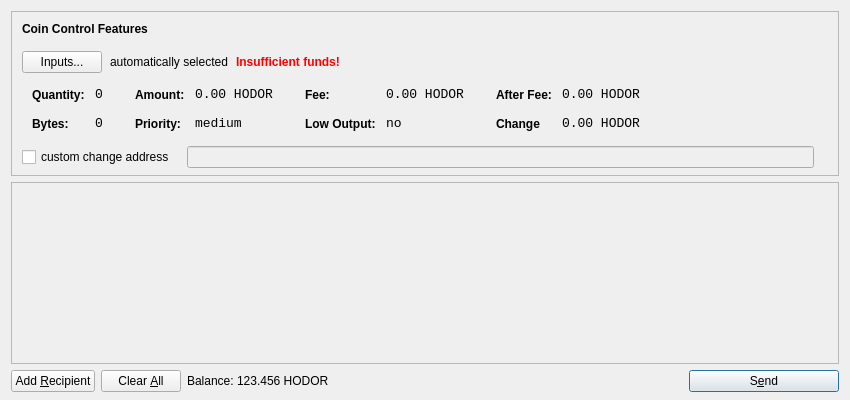
<?xml version="1.0" encoding="UTF-8"?>
<ui version="4.0">
 <class>SendCoinsDialog</class>
 <widget class="QDialog" name="SendCoinsDialog">
  <property name="geometry">
   <rect>
    <x>0</x>
    <y>0</y>
    <width>850</width>
    <height>400</height>
   </rect>
  </property>
  <property name="windowTitle">
   <string>Send Coins</string>
  </property>
  <layout class="QVBoxLayout" name="verticalLayout" stretch="0,1,0">
   <property name="bottomMargin">
    <number>8</number>
   </property>
   <item>
    <widget class="QFrame" name="frameCoinControl">
     <property name="sizePolicy">
      <sizepolicy hsizetype="Expanding" vsizetype="Expanding">
       <horstretch>0</horstretch>
       <verstretch>0</verstretch>
      </sizepolicy>
     </property>
     <property name="maximumSize">
      <size>
       <width>16777215</width>
       <height>16777215</height>
      </size>
     </property>
     <property name="frameShape">
      <enum>QFrame::StyledPanel</enum>
     </property>
     <property name="frameShadow">
      <enum>QFrame::Sunken</enum>
     </property>
     <layout class="QVBoxLayout" name="verticalLayoutCoinControl2">
      <property name="spacing">
       <number>-1</number>
      </property>
      <property name="leftMargin">
       <number>0</number>
      </property>
      <property name="topMargin">
       <number>0</number>
      </property>
      <property name="rightMargin">
       <number>0</number>
      </property>
      <property name="bottomMargin">
       <number>6</number>
      </property>
      <item>
       <layout class="QVBoxLayout" name="verticalLayoutCoinControl" stretch="0,0,0,0,1">
        <property name="spacing">
         <number>0</number>
        </property>
        <property name="leftMargin">
         <number>10</number>
        </property>
        <property name="topMargin">
         <number>10</number>
        </property>
        <item>
         <layout class="QHBoxLayout" name="horizontalLayoutCoinControl1">
          <property name="bottomMargin">
           <number>15</number>
          </property>
          <item>
           <widget class="QLabel" name="labelCoinControlFeatures">
            <property name="sizePolicy">
             <sizepolicy hsizetype="Preferred" vsizetype="Maximum">
              <horstretch>0</horstretch>
              <verstretch>0</verstretch>
             </sizepolicy>
            </property>
            <property name="font">
             <font>
              <weight>75</weight>
              <bold>true</bold>
             </font>
            </property>
            <property name="styleSheet">
             <string notr="true">font-weight:bold;</string>
            </property>
            <property name="text">
             <string>Coin Control Features</string>
            </property>
           </widget>
          </item>
         </layout>
        </item>
        <item>
         <layout class="QHBoxLayout" name="horizontalLayoutCoinControl2" stretch="0,0,0,0">
          <property name="spacing">
           <number>8</number>
          </property>
          <property name="bottomMargin">
           <number>10</number>
          </property>
          <item>
           <widget class="QPushButton" name="pushButtonCoinControl">
            <property name="styleSheet">
             <string notr="true"/>
            </property>
            <property name="text">
             <string>Inputs...</string>
            </property>
           </widget>
          </item>
          <item>
           <widget class="QLabel" name="labelCoinControlAutomaticallySelected">
            <property name="text">
             <string>automatically selected</string>
            </property>
            <property name="margin">
             <number>5</number>
            </property>
           </widget>
          </item>
          <item>
           <widget class="QLabel" name="labelCoinControlInsuffFunds">
            <property name="font">
             <font>
              <weight>75</weight>
              <bold>true</bold>
             </font>
            </property>
            <property name="styleSheet">
             <string notr="true">color:red;font-weight:bold;</string>
            </property>
            <property name="text">
             <string>Insufficient funds!</string>
            </property>
            <property name="margin">
             <number>5</number>
            </property>
           </widget>
          </item>
          <item>
           <spacer name="horizontalSpacerCoinControl">
            <property name="orientation">
             <enum>Qt::Horizontal</enum>
            </property>
            <property name="sizeHint" stdset="0">
             <size>
              <width>40</width>
              <height>1</height>
             </size>
            </property>
           </spacer>
          </item>
         </layout>
        </item>
        <item>
         <widget class="QWidget" name="widgetCoinControl" native="true">
          <property name="sizePolicy">
           <sizepolicy hsizetype="Preferred" vsizetype="Preferred">
            <horstretch>0</horstretch>
            <verstretch>0</verstretch>
           </sizepolicy>
          </property>
          <property name="minimumSize">
           <size>
            <width>0</width>
            <height>0</height>
           </size>
          </property>
          <property name="styleSheet">
           <string notr="true"/>
          </property>
          <layout class="QHBoxLayout" name="horizontalLayoutCoinControl5">
           <property name="margin">
            <number>0</number>
           </property>
           <item>
            <layout class="QHBoxLayout" name="horizontalLayoutCoinControl3" stretch="0,0,0,1">
             <property name="spacing">
              <number>20</number>
             </property>
             <property name="topMargin">
              <number>0</number>
             </property>
             <property name="bottomMargin">
              <number>10</number>
             </property>
             <item>
              <layout class="QFormLayout" name="formLayoutCoinControl1">
               <property name="horizontalSpacing">
                <number>10</number>
               </property>
               <property name="verticalSpacing">
                <number>14</number>
               </property>
               <property name="leftMargin">
                <number>10</number>
               </property>
               <property name="topMargin">
                <number>4</number>
               </property>
               <property name="rightMargin">
                <number>6</number>
               </property>
               <item row="0" column="0">
                <widget class="QLabel" name="labelCoinControlQuantityText">
                 <property name="styleSheet">
                  <string notr="true">font-weight:bold;</string>
                 </property>
                 <property name="text">
                  <string>Quantity:</string>
                 </property>
                 <property name="margin">
                  <number>0</number>
                 </property>
                </widget>
               </item>
               <item row="0" column="1">
                <widget class="QLabel" name="labelCoinControlQuantity">
                 <property name="font">
                  <font>
                   <family>Monospace</family>
                   <pointsize>10</pointsize>
                  </font>
                 </property>
                 <property name="cursor">
                  <cursorShape>IBeamCursor</cursorShape>
                 </property>
                 <property name="contextMenuPolicy">
                  <enum>Qt::ActionsContextMenu</enum>
                 </property>
                 <property name="text">
                  <string>0</string>
                 </property>
                 <property name="margin">
                  <number>0</number>
                 </property>
                 <property name="textInteractionFlags">
                  <set>Qt::LinksAccessibleByMouse|Qt::TextSelectableByKeyboard|Qt::TextSelectableByMouse</set>
                 </property>
                </widget>
               </item>
               <item row="1" column="0">
                <widget class="QLabel" name="labelCoinControlBytesText">
                 <property name="styleSheet">
                  <string notr="true">font-weight:bold;</string>
                 </property>
                 <property name="text">
                  <string>Bytes:</string>
                 </property>
                </widget>
               </item>
               <item row="1" column="1">
                <widget class="QLabel" name="labelCoinControlBytes">
                 <property name="font">
                  <font>
                   <family>Monospace</family>
                   <pointsize>10</pointsize>
                  </font>
                 </property>
                 <property name="cursor">
                  <cursorShape>IBeamCursor</cursorShape>
                 </property>
                 <property name="contextMenuPolicy">
                  <enum>Qt::ActionsContextMenu</enum>
                 </property>
                 <property name="text">
                  <string>0</string>
                 </property>
                 <property name="textInteractionFlags">
                  <set>Qt::LinksAccessibleByMouse|Qt::TextSelectableByKeyboard|Qt::TextSelectableByMouse</set>
                 </property>
                </widget>
               </item>
              </layout>
             </item>
             <item>
              <layout class="QFormLayout" name="formLayoutCoinControl2">
               <property name="horizontalSpacing">
                <number>10</number>
               </property>
               <property name="verticalSpacing">
                <number>14</number>
               </property>
               <property name="leftMargin">
                <number>6</number>
               </property>
               <property name="topMargin">
                <number>4</number>
               </property>
               <property name="rightMargin">
                <number>6</number>
               </property>
               <item row="0" column="0">
                <widget class="QLabel" name="labelCoinControlAmountText">
                 <property name="styleSheet">
                  <string notr="true">font-weight:bold;</string>
                 </property>
                 <property name="text">
                  <string>Amount:</string>
                 </property>
                 <property name="margin">
                  <number>0</number>
                 </property>
                </widget>
               </item>
               <item row="0" column="1">
                <widget class="QLabel" name="labelCoinControlAmount">
                 <property name="font">
                  <font>
                   <family>Monospace</family>
                   <pointsize>10</pointsize>
                  </font>
                 </property>
                 <property name="cursor">
                  <cursorShape>IBeamCursor</cursorShape>
                 </property>
                 <property name="contextMenuPolicy">
                  <enum>Qt::ActionsContextMenu</enum>
                 </property>
                 <property name="text">
                  <string>0.00 HODOR</string>
                 </property>
                 <property name="textInteractionFlags">
                  <set>Qt::LinksAccessibleByMouse|Qt::TextSelectableByKeyboard|Qt::TextSelectableByMouse</set>
                 </property>
                </widget>
               </item>
               <item row="1" column="0">
                <widget class="QLabel" name="labelCoinControlPriorityText">
                 <property name="styleSheet">
                  <string notr="true">font-weight:bold;</string>
                 </property>
                 <property name="text">
                  <string>Priority:</string>
                 </property>
                </widget>
               </item>
               <item row="1" column="1">
                <widget class="QLabel" name="labelCoinControlPriority">
                 <property name="font">
                  <font>
                   <family>Monospace</family>
                   <pointsize>10</pointsize>
                  </font>
                 </property>
                 <property name="cursor">
                  <cursorShape>IBeamCursor</cursorShape>
                 </property>
                 <property name="contextMenuPolicy">
                  <enum>Qt::ActionsContextMenu</enum>
                 </property>
                 <property name="text">
                  <string>medium</string>
                 </property>
                 <property name="textInteractionFlags">
                  <set>Qt::LinksAccessibleByMouse|Qt::TextSelectableByKeyboard|Qt::TextSelectableByMouse</set>
                 </property>
                </widget>
               </item>
              </layout>
             </item>
             <item>
              <layout class="QFormLayout" name="formLayoutCoinControl3">
               <property name="horizontalSpacing">
                <number>10</number>
               </property>
               <property name="verticalSpacing">
                <number>14</number>
               </property>
               <property name="leftMargin">
                <number>6</number>
               </property>
               <property name="topMargin">
                <number>4</number>
               </property>
               <property name="rightMargin">
                <number>6</number>
               </property>
               <item row="0" column="0">
                <widget class="QLabel" name="labelCoinControlFeeText">
                 <property name="styleSheet">
                  <string notr="true">font-weight:bold;</string>
                 </property>
                 <property name="text">
                  <string>Fee:</string>
                 </property>
                 <property name="margin">
                  <number>0</number>
                 </property>
                </widget>
               </item>
               <item row="0" column="1">
                <widget class="QLabel" name="labelCoinControlFee">
                 <property name="font">
                  <font>
                   <family>Monospace</family>
                   <pointsize>10</pointsize>
                  </font>
                 </property>
                 <property name="cursor">
                  <cursorShape>IBeamCursor</cursorShape>
                 </property>
                 <property name="contextMenuPolicy">
                  <enum>Qt::ActionsContextMenu</enum>
                 </property>
                 <property name="text">
                  <string>0.00 HODOR</string>
                 </property>
                 <property name="textInteractionFlags">
                  <set>Qt::LinksAccessibleByMouse|Qt::TextSelectableByKeyboard|Qt::TextSelectableByMouse</set>
                 </property>
                </widget>
               </item>
               <item row="1" column="0">
                <widget class="QLabel" name="labelCoinControlLowOutputText">
                 <property name="styleSheet">
                  <string notr="true">font-weight:bold;</string>
                 </property>
                 <property name="text">
                  <string>Low Output:</string>
                 </property>
                </widget>
               </item>
               <item row="1" column="1">
                <widget class="QLabel" name="labelCoinControlLowOutput">
                 <property name="font">
                  <font>
                   <family>Monospace</family>
                   <pointsize>10</pointsize>
                  </font>
                 </property>
                 <property name="cursor">
                  <cursorShape>IBeamCursor</cursorShape>
                 </property>
                 <property name="contextMenuPolicy">
                  <enum>Qt::ActionsContextMenu</enum>
                 </property>
                 <property name="text">
                  <string>no</string>
                 </property>
                 <property name="textInteractionFlags">
                  <set>Qt::LinksAccessibleByMouse|Qt::TextSelectableByKeyboard|Qt::TextSelectableByMouse</set>
                 </property>
                </widget>
               </item>
              </layout>
             </item>
             <item>
              <layout class="QFormLayout" name="formLayoutCoinControl4">
               <property name="horizontalSpacing">
                <number>10</number>
               </property>
               <property name="verticalSpacing">
                <number>14</number>
               </property>
               <property name="leftMargin">
                <number>6</number>
               </property>
               <property name="topMargin">
                <number>4</number>
               </property>
               <property name="rightMargin">
                <number>6</number>
               </property>
               <item row="0" column="0">
                <widget class="QLabel" name="labelCoinControlAfterFeeText">
                 <property name="styleSheet">
                  <string notr="true">font-weight:bold;</string>
                 </property>
                 <property name="text">
                  <string>After Fee:</string>
                 </property>
                 <property name="margin">
                  <number>0</number>
                 </property>
                </widget>
               </item>
               <item row="0" column="1">
                <widget class="QLabel" name="labelCoinControlAfterFee">
                 <property name="font">
                  <font>
                   <family>Monospace</family>
                   <pointsize>10</pointsize>
                  </font>
                 </property>
                 <property name="cursor">
                  <cursorShape>IBeamCursor</cursorShape>
                 </property>
                 <property name="contextMenuPolicy">
                  <enum>Qt::ActionsContextMenu</enum>
                 </property>
                 <property name="text">
                  <string>0.00 HODOR</string>
                 </property>
                 <property name="textInteractionFlags">
                  <set>Qt::LinksAccessibleByMouse|Qt::TextSelectableByKeyboard|Qt::TextSelectableByMouse</set>
                 </property>
                </widget>
               </item>
               <item row="1" column="0">
                <widget class="QLabel" name="labelCoinControlChangeText">
                 <property name="styleSheet">
                  <string notr="true">font-weight:bold;</string>
                 </property>
                 <property name="text">
                  <string>Change</string>
                 </property>
                </widget>
               </item>
               <item row="1" column="1">
                <widget class="QLabel" name="labelCoinControlChange">
                 <property name="font">
                  <font>
                   <family>Monospace</family>
                   <pointsize>10</pointsize>
                  </font>
                 </property>
                 <property name="cursor">
                  <cursorShape>IBeamCursor</cursorShape>
                 </property>
                 <property name="contextMenuPolicy">
                  <enum>Qt::ActionsContextMenu</enum>
                 </property>
                 <property name="text">
                  <string>0.00 HODOR</string>
                 </property>
                 <property name="textInteractionFlags">
                  <set>Qt::LinksAccessibleByMouse|Qt::TextSelectableByKeyboard|Qt::TextSelectableByMouse</set>
                 </property>
                </widget>
               </item>
              </layout>
             </item>
            </layout>
           </item>
          </layout>
         </widget>
        </item>
        <item>
         <layout class="QHBoxLayout" name="horizontalLayoutCoinControl4" stretch="0,0,0">
          <property name="spacing">
           <number>12</number>
          </property>
          <property name="sizeConstraint">
           <enum>QLayout::SetDefaultConstraint</enum>
          </property>
          <property name="topMargin">
           <number>5</number>
          </property>
          <property name="rightMargin">
           <number>5</number>
          </property>
          <item>
           <widget class="QCheckBox" name="checkBoxCoinControlChange">
            <property name="text">
             <string>custom change address</string>
            </property>
           </widget>
          </item>
          <item>
           <widget class="QLineEdit" name="lineEditCoinControlChange">
            <property name="enabled">
             <bool>false</bool>
            </property>
            <property name="sizePolicy">
             <sizepolicy hsizetype="Expanding" vsizetype="Fixed">
              <horstretch>0</horstretch>
              <verstretch>0</verstretch>
             </sizepolicy>
            </property>
           </widget>
          </item>
          <item>
           <widget class="QLabel" name="labelCoinControlChangeLabel">
            <property name="sizePolicy">
             <sizepolicy hsizetype="Preferred" vsizetype="Expanding">
              <horstretch>0</horstretch>
              <verstretch>0</verstretch>
             </sizepolicy>
            </property>
            <property name="minimumSize">
             <size>
              <width>0</width>
              <height>0</height>
             </size>
            </property>
            <property name="text">
             <string/>
            </property>
            <property name="margin">
             <number>3</number>
            </property>
           </widget>
          </item>
         </layout>
        </item>
        <item>
         <spacer name="verticalSpacerCoinControl">
          <property name="orientation">
           <enum>Qt::Vertical</enum>
          </property>
          <property name="sizeHint" stdset="0">
           <size>
            <width>800</width>
            <height>1</height>
           </size>
          </property>
         </spacer>
        </item>
       </layout>
      </item>
     </layout>
    </widget>
   </item>
   <item>
    <widget class="QScrollArea" name="scrollArea">
     <property name="widgetResizable">
      <bool>true</bool>
     </property>
     <widget class="QWidget" name="scrollAreaWidgetContents">
      <property name="geometry">
       <rect>
        <x>0</x>
        <y>0</y>
        <width>830</width>
        <height>165</height>
       </rect>
      </property>
      <layout class="QVBoxLayout" name="verticalLayout_2">
       <property name="margin">
        <number>0</number>
       </property>
       <item>
        <layout class="QVBoxLayout" name="entries">
         <property name="spacing">
          <number>6</number>
         </property>
        </layout>
       </item>
       <item>
        <spacer name="verticalSpacer">
         <property name="orientation">
          <enum>Qt::Vertical</enum>
         </property>
         <property name="sizeHint" stdset="0">
          <size>
           <width>20</width>
           <height>40</height>
          </size>
         </property>
        </spacer>
       </item>
      </layout>
     </widget>
    </widget>
   </item>
   <item>
    <layout class="QHBoxLayout" name="horizontalLayout">
     <item>
      <widget class="QPushButton" name="addButton">
       <property name="toolTip">
        <string>Send to multiple recipients at once</string>
       </property>
       <property name="text">
        <string>Add &amp;Recipient</string>
       </property>
       <property name="icon">
        <iconset resource="../bitcoin.qrc">
         <normaloff>:/icons/add</normaloff>:/icons/add</iconset>
       </property>
       <property name="autoDefault">
        <bool>false</bool>
       </property>
      </widget>
     </item>
     <item>
      <widget class="QPushButton" name="clearButton">
       <property name="sizePolicy">
        <sizepolicy hsizetype="Minimum" vsizetype="Fixed">
         <horstretch>0</horstretch>
         <verstretch>0</verstretch>
        </sizepolicy>
       </property>
       <property name="toolTip">
        <string>Remove all transaction fields</string>
       </property>
       <property name="text">
        <string>Clear &amp;All</string>
       </property>
       <property name="icon">
        <iconset resource="../bitcoin.qrc">
         <normaloff>:/icons/remove</normaloff>:/icons/remove</iconset>
       </property>
       <property name="autoRepeatDelay">
        <number>300</number>
       </property>
       <property name="autoDefault">
        <bool>false</bool>
       </property>
      </widget>
     </item>
     <item>
      <layout class="QHBoxLayout" name="horizontalLayout_2">
       <property name="spacing">
        <number>3</number>
       </property>
       <item>
        <widget class="QLabel" name="label">
         <property name="sizePolicy">
          <sizepolicy hsizetype="Preferred" vsizetype="Fixed">
           <horstretch>0</horstretch>
           <verstretch>0</verstretch>
          </sizepolicy>
         </property>
         <property name="text">
          <string>Balance:</string>
         </property>
        </widget>
       </item>
       <item>
        <widget class="QLabel" name="labelBalance">
         <property name="sizePolicy">
          <sizepolicy hsizetype="Preferred" vsizetype="Fixed">
           <horstretch>0</horstretch>
           <verstretch>0</verstretch>
          </sizepolicy>
         </property>
         <property name="cursor">
          <cursorShape>IBeamCursor</cursorShape>
         </property>
         <property name="text">
          <string>123.456 HODOR</string>
         </property>
         <property name="textInteractionFlags">
          <set>Qt::LinksAccessibleByMouse|Qt::TextSelectableByKeyboard|Qt::TextSelectableByMouse</set>
         </property>
        </widget>
       </item>
      </layout>
     </item>
     <item>
      <spacer name="horizontalSpacer">
       <property name="orientation">
        <enum>Qt::Horizontal</enum>
       </property>
       <property name="sizeHint" stdset="0">
        <size>
         <width>40</width>
         <height>20</height>
        </size>
       </property>
      </spacer>
     </item>
     <item>
      <widget class="QPushButton" name="sendButton">
       <property name="minimumSize">
        <size>
         <width>150</width>
         <height>0</height>
        </size>
       </property>
       <property name="toolTip">
        <string>Confirm the send action</string>
       </property>
       <property name="text">
        <string>S&amp;end</string>
       </property>
       <property name="icon">
        <iconset resource="../bitcoin.qrc">
         <normaloff>:/icons/send</normaloff>:/icons/send</iconset>
       </property>
       <property name="default">
        <bool>true</bool>
       </property>
      </widget>
     </item>
    </layout>
   </item>
  </layout>
 </widget>
 <resources>
  <include location="../bitcoin.qrc"/>
 </resources>
 <connections/>
</ui>
